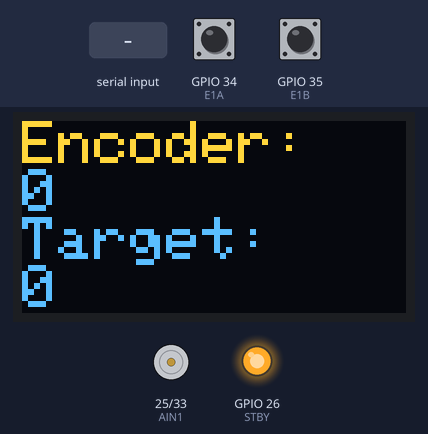
This sketch was run on a simulated ESP32. On the bench: 128×64 one-colour display, motor-driver pin pairs drawn as motors (green arrow = first pin HIGH = forward, orange = second pin HIGH = backward, longer = more drive, scaled by the enable pin, stopped while the standby pin is LOW), output pins drawn as LEDs (lit = HIGH). Inputs (shaded band) come from the test bench; at power-on: GPIO 34 (E1A) HIGH, GPIO 35 (E1B) HIGH. The OLED is the two-colour kind (top 16 rows yellow); what the sketch prints to the serial monitor is not drawn.

Above: at 1.2 s.
1.3 s: "90,45\n" received over Serial
At 2.4 s:
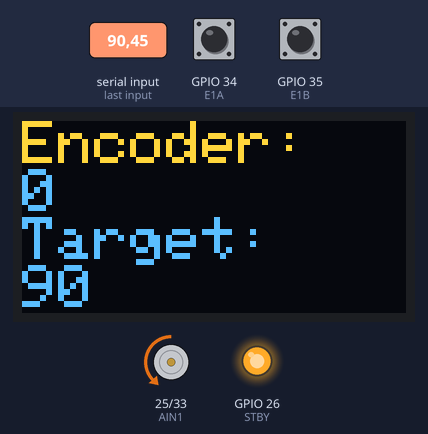
2.8 s: "30,150\n" received over Serial
At 3.8 s:
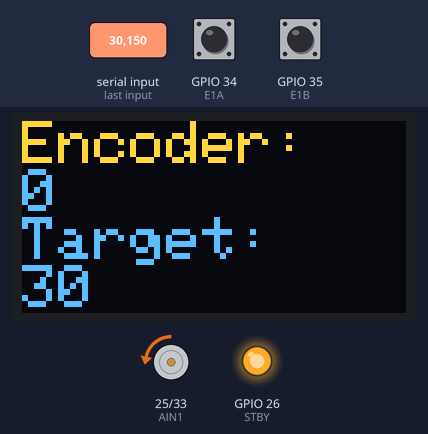
Timing chart, 0 to 5.8 s (numbered marks = the images above; inputs shaded):
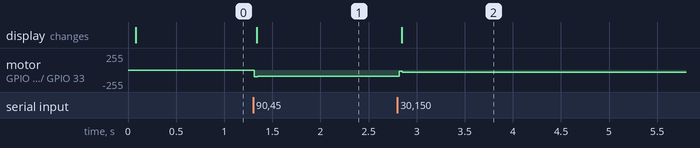

The sketch:

TB6612motor_PID.ino
```cpp
#include <Wire.h>
#include <Arduino.h>
#include <Adafruit_GFX.h>
#include <Adafruit_SSD1306.h>


//OLED Parameter

#define SCREEN_WIDTH 128
#define SCREEN_HEIGHT 64
// URL: https://github.com/YijieCai/To-do-List-OLED/edit/main/01Arduino/TDL.ino
Adafruit_SSD1306 display(SCREEN_WIDTH, SCREEN_HEIGHT, &Wire, -1);


//Motor Parameter
#define PWMA 32
#define AIN1 25
#define AIN2 33
#define PWMB 12
#define STBY 26
#define E1A 34
#define E1B 35
#define Voltage 36 //使用模拟引脚

int PwmA, PwmB;
double V;
double A1_Sign;
double A2_Sign;
int Vel_PWM;

//PID Parameter
volatile long encoderValue = 0; // 编码器计数值
long targetPosition = 0; // 目标位置
float kp = 1.0, ki = 0, kd = 0.15; // PID系数

void setup() {
  // COM setup
  Serial.begin(115200);

  // OLED setup
  if(!display.begin(SSD1306_SWITCHCAPVCC, 0x3C)) {
    Serial.println(F("SSD1306 allocation failed"));
    for(;;);
  }
  display.clearDisplay();
  display.setTextSize(2);
  display.setTextColor(SSD1306_WHITE);
  display.setCursor(0, 0);
  display.print("Motor");
  display.print(" Information");
  display.display();


  // Motor setup
  // 设置电机控制引脚为输出模式
  pinMode(PWMA, OUTPUT);
  pinMode(AIN1, OUTPUT);
  pinMode(AIN2, OUTPUT);
  pinMode(STBY, OUTPUT);

  // 设置编码器引脚为输入模式
  pinMode(Voltage,INPUT); //初始化作为输入端
  pinMode(E1A, INPUT);
  pinMode(E1B, INPUT);

  // 初始化编码器中断
  attachInterrupt(digitalPinToInterrupt(E1A), encoderISR, CHANGE);
  attachInterrupt(digitalPinToInterrupt(E1B), encoderISR, CHANGE);

  // 让电机驱动器退出待机模式
  digitalWrite(STBY, HIGH);
}


void loop() {
  // 假设我们想让电机转动到一个特定的目标位置
  if (Serial.available() > 0) {
    String inputString = Serial.readStringUntil('\n');
    targetPosition = inputString.toInt(); // 假设输入是整数形式的目标位置
    Serial.print("New Target Position: ");
    Serial.println(targetPosition);
  }


  // 实现PID控制
  float error = targetPosition - encoderValue;
  static float lastError = 0;
  static float integral = 0;

  integral += error;
  float derivative = error - lastError;
  lastError = error;

  float output = (kp * error) + (ki * integral) + (kd * derivative);

  // 根据PID输出调整PWM信号
  if(output > 0){
      analogWrite(PWMA, (int)min(abs(output), (float)100)); // 强制转换为int类型
      digitalWrite(AIN1, LOW);
      digitalWrite(AIN2, HIGH);
  } else {
      analogWrite(PWMA, (int)min(abs(output), (float)100)); // 强制转换为int类型
      digitalWrite(AIN1, HIGH);
      digitalWrite(AIN2, LOW);
  }

  // 打印当前状态到串口监视器
  Serial.print("Encoder:");
  Serial.print(encoderValue);
  Serial.print(" Target:");
  Serial.println(targetPosition);


  display.clearDisplay();
  display.setTextSize(2);
  display.setTextColor(SSD1306_WHITE);
  display.setCursor(0, 0);

  display.println("Encoder: ");  //对模拟量转换并通过串口输出
  display.println(encoderValue);

  display.println("Target: ");  //对模拟量转换并通过串口输出
  display.println(targetPosition);

  display.display();


  delay(10); // 简单的时间延迟来模拟PID循环
}

void encoderISR() {
  // 霍尔编码器中断服务程序，用于更新编码器值
  static int lastState = digitalRead(E1A);
  int currentState = digitalRead(E1A);

  if(currentState != lastState){
    if(digitalRead(E1B) != currentState){
      encoderValue++;
    } else {
      encoderValue--;
    }
  }
  lastState = currentState;
}
```

Measured:
- after the input at 1.3 s, motor on GPIO 25 (AIN1) / GPIO 33 (AIN2): stopped → backward 90/255 at once; the display: changes at once (image 1)
- after the input at 2.8 s, motor on GPIO 25 (AIN1) / GPIO 33 (AIN2): backward 90/255 → backward 30/255 at once; the display: changes at once (image 2)
